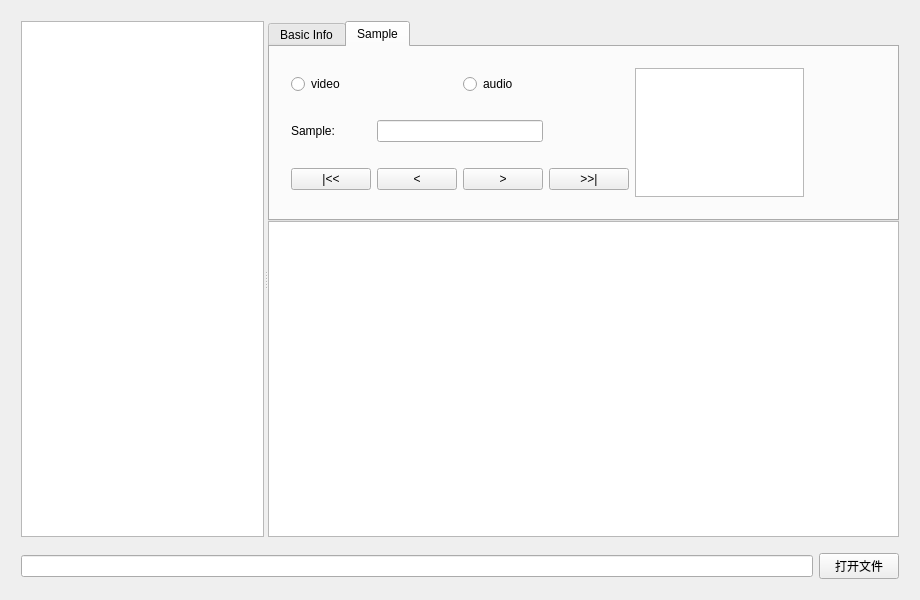
<?xml version="1.0" encoding="UTF-8"?>
<ui version="4.0">
 <class>MainWindow</class>
 <widget class="QMainWindow" name="MainWindow">
  <property name="geometry">
   <rect>
    <x>0</x>
    <y>0</y>
    <width>920</width>
    <height>600</height>
   </rect>
  </property>
  <property name="windowTitle">
   <string>MediaParser</string>
  </property>
  <widget class="QWidget" name="centralwidget">
   <layout class="QGridLayout" name="gridLayout">
    <item row="0" column="0">
     <layout class="QVBoxLayout" name="verticalLayout">
      <property name="leftMargin">
       <number>10</number>
      </property>
      <property name="topMargin">
       <number>10</number>
      </property>
      <property name="rightMargin">
       <number>10</number>
      </property>
      <property name="bottomMargin">
       <number>10</number>
      </property>
      <item>
       <widget class="QSplitter" name="splitter">
        <property name="orientation">
         <enum>Qt::Horizontal</enum>
        </property>
        <widget class="QTreeWidget" name="structTree">
         <property name="sizeAdjustPolicy">
          <enum>QAbstractScrollArea::AdjustToContents</enum>
         </property>
         <attribute name="headerVisible">
          <bool>false</bool>
         </attribute>
         <column>
          <property name="text">
           <string notr="true">1</string>
          </property>
         </column>
        </widget>
        <widget class="QWidget" name="widget" native="true">
         <layout class="QVBoxLayout" name="verticalLayout_2">
          <property name="spacing">
           <number>0</number>
          </property>
          <property name="leftMargin">
           <number>0</number>
          </property>
          <property name="topMargin">
           <number>0</number>
          </property>
          <property name="rightMargin">
           <number>0</number>
          </property>
          <property name="bottomMargin">
           <number>0</number>
          </property>
          <item>
           <widget class="QTabWidget" name="tabWidget">
            <property name="minimumSize">
             <size>
              <width>0</width>
              <height>200</height>
             </size>
            </property>
            <property name="maximumSize">
             <size>
              <width>16777215</width>
              <height>200</height>
             </size>
            </property>
            <property name="currentIndex">
             <number>1</number>
            </property>
            <widget class="QWidget" name="baseInfoTab">
             <attribute name="title">
              <string>Basic Info</string>
             </attribute>
             <layout class="QGridLayout" name="gridLayout_3">
              <property name="leftMargin">
               <number>0</number>
              </property>
              <property name="topMargin">
               <number>0</number>
              </property>
              <property name="rightMargin">
               <number>0</number>
              </property>
              <property name="bottomMargin">
               <number>0</number>
              </property>
              <property name="spacing">
               <number>0</number>
              </property>
              <item row="0" column="0">
               <widget class="QTextEdit" name="baseInfoTextEdit">
                <property name="readOnly">
                 <bool>true</bool>
                </property>
               </widget>
              </item>
             </layout>
            </widget>
            <widget class="QWidget" name="sampleTab">
             <attribute name="title">
              <string>Sample</string>
             </attribute>
             <widget class="QWidget" name="layoutWidget">
              <property name="geometry">
               <rect>
                <x>10</x>
                <y>10</y>
                <width>535</width>
                <height>151</height>
               </rect>
              </property>
              <layout class="QHBoxLayout" name="horizontalLayout_2">
               <item>
                <layout class="QGridLayout" name="gridLayout_2">
                 <property name="verticalSpacing">
                  <number>20</number>
                 </property>
                 <item row="0" column="0" colspan="2">
                  <widget class="QRadioButton" name="radioVideo">
                   <property name="text">
                    <string>video</string>
                   </property>
                  </widget>
                 </item>
                 <item row="1" column="0">
                  <widget class="QLabel" name="label">
                   <property name="text">
                    <string>Sample:</string>
                   </property>
                  </widget>
                 </item>
                 <item row="2" column="0">
                  <widget class="QPushButton" name="homeButton">
                   <property name="text">
                    <string>|&lt;&lt;</string>
                   </property>
                  </widget>
                 </item>
                 <item row="2" column="1">
                  <widget class="QPushButton" name="prevButton">
                   <property name="text">
                    <string>&lt;</string>
                   </property>
                  </widget>
                 </item>
                 <item row="2" column="2">
                  <widget class="QPushButton" name="nextButton">
                   <property name="text">
                    <string>&gt;</string>
                   </property>
                  </widget>
                 </item>
                 <item row="2" column="3">
                  <widget class="QPushButton" name="endButton">
                   <property name="text">
                    <string>&gt;&gt;|</string>
                   </property>
                  </widget>
                 </item>
                 <item row="1" column="1" colspan="2">
                  <widget class="QLineEdit" name="lineEditSample">
                   <property name="alignment">
                    <set>Qt::AlignRight|Qt::AlignTrailing|Qt::AlignVCenter</set>
                   </property>
                  </widget>
                 </item>
                 <item row="0" column="2" colspan="2">
                  <widget class="QRadioButton" name="radioAudio">
                   <property name="text">
                    <string>audio</string>
                   </property>
                  </widget>
                 </item>
                </layout>
               </item>
               <item>
                <widget class="QTextEdit" name="textEditSampleInfo">
                 <property name="readOnly">
                  <bool>true</bool>
                 </property>
                </widget>
               </item>
              </layout>
             </widget>
            </widget>
           </widget>
          </item>
          <item>
           <widget class="QTextEdit" name="hexView">
            <property name="lineWrapMode">
             <enum>QTextEdit::NoWrap</enum>
            </property>
            <property name="readOnly">
             <bool>true</bool>
            </property>
           </widget>
          </item>
         </layout>
        </widget>
       </widget>
      </item>
      <item>
       <layout class="QHBoxLayout" name="horizontalLayout">
        <property name="leftMargin">
         <number>0</number>
        </property>
        <property name="topMargin">
         <number>10</number>
        </property>
        <property name="rightMargin">
         <number>0</number>
        </property>
        <property name="bottomMargin">
         <number>0</number>
        </property>
        <item>
         <widget class="QLineEdit" name="filePathEdit">
          <property name="readOnly">
           <bool>true</bool>
          </property>
         </widget>
        </item>
        <item>
         <widget class="QPushButton" name="openButton">
          <property name="text">
           <string>打开文件</string>
          </property>
         </widget>
        </item>
       </layout>
      </item>
     </layout>
    </item>
   </layout>
  </widget>
 </widget>
 <layoutdefault spacing="6" margin="11"/>
 <tabstops>
  <tabstop>openButton</tabstop>
  <tabstop>filePathEdit</tabstop>
  <tabstop>structTree</tabstop>
 </tabstops>
 <resources/>
 <connections/>
</ui>
